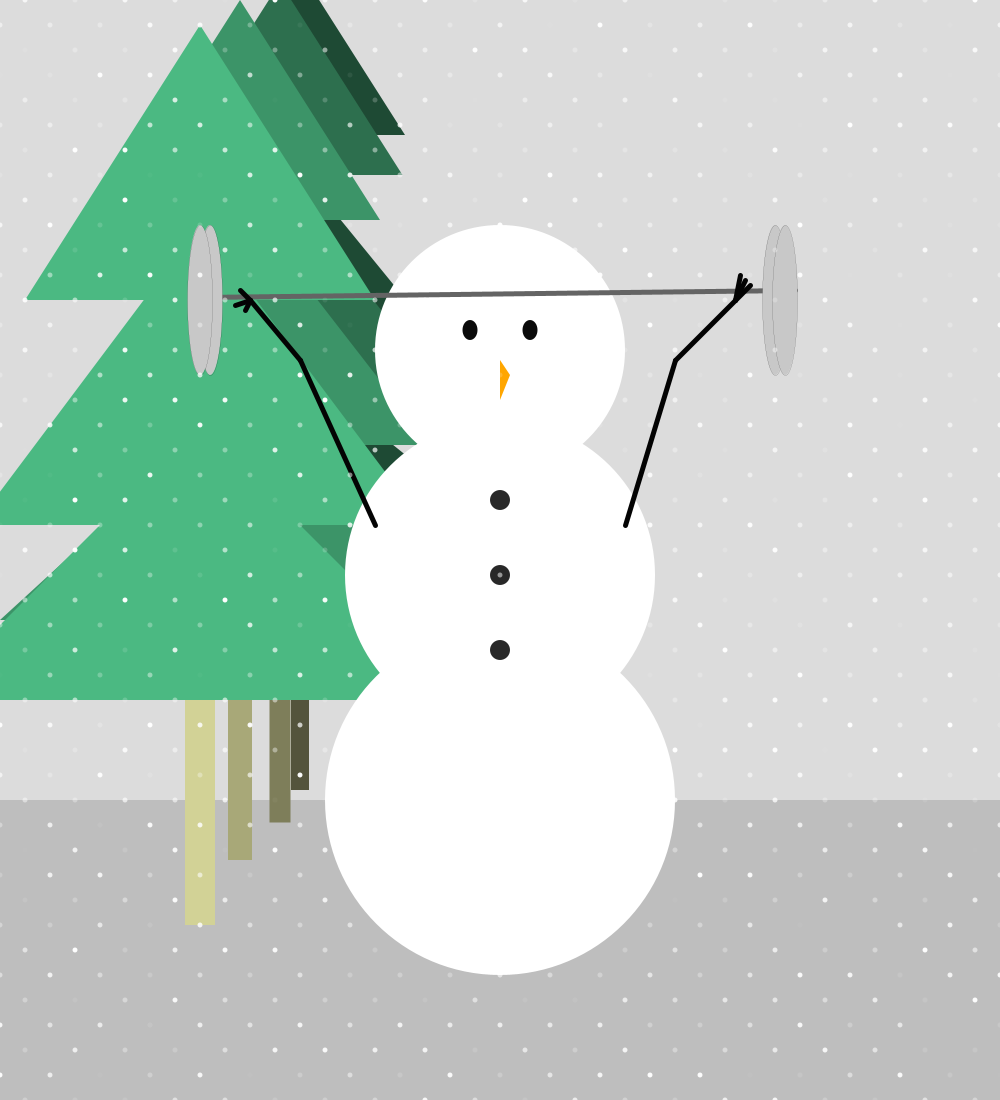
Frame 1 (no input)
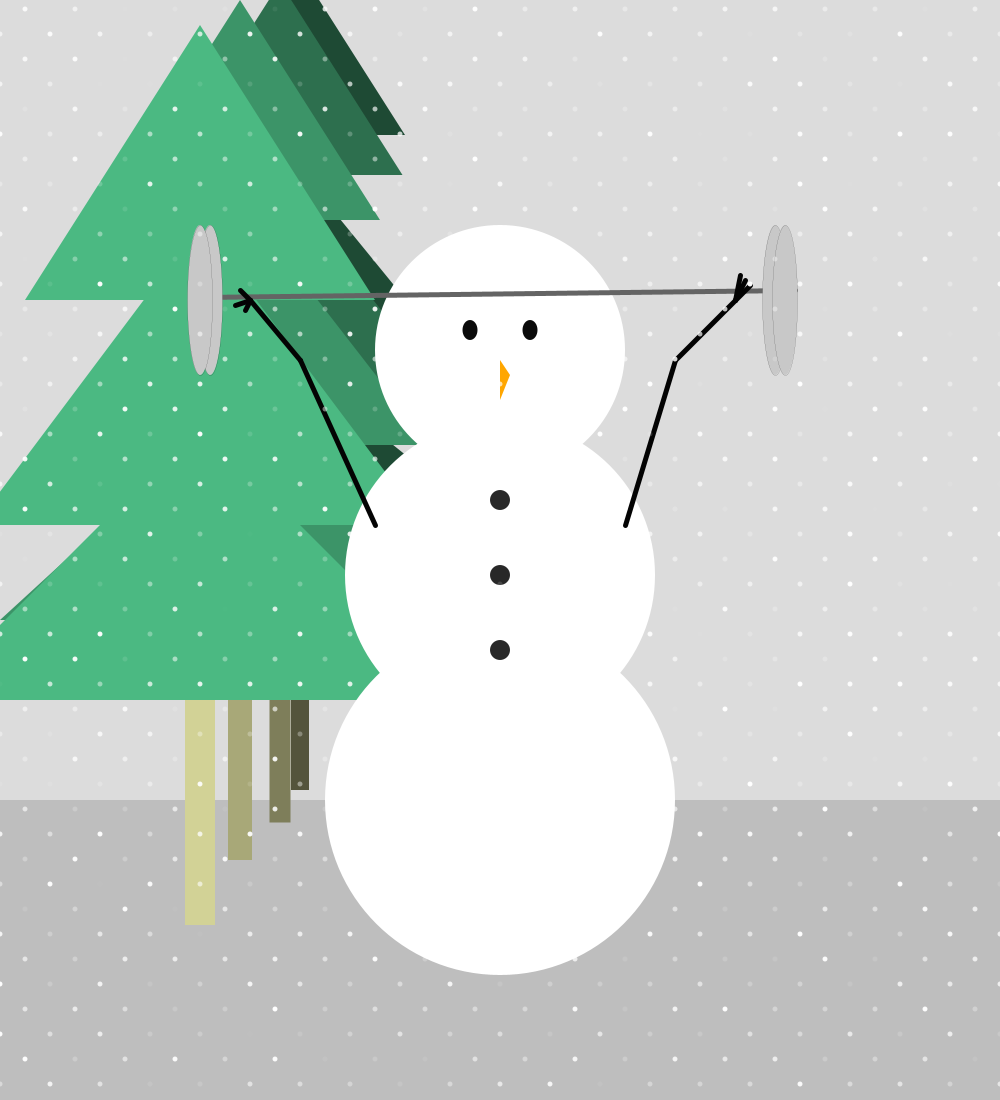
Frame 60 (the mouse pressed at the canvas centre just before this capture)
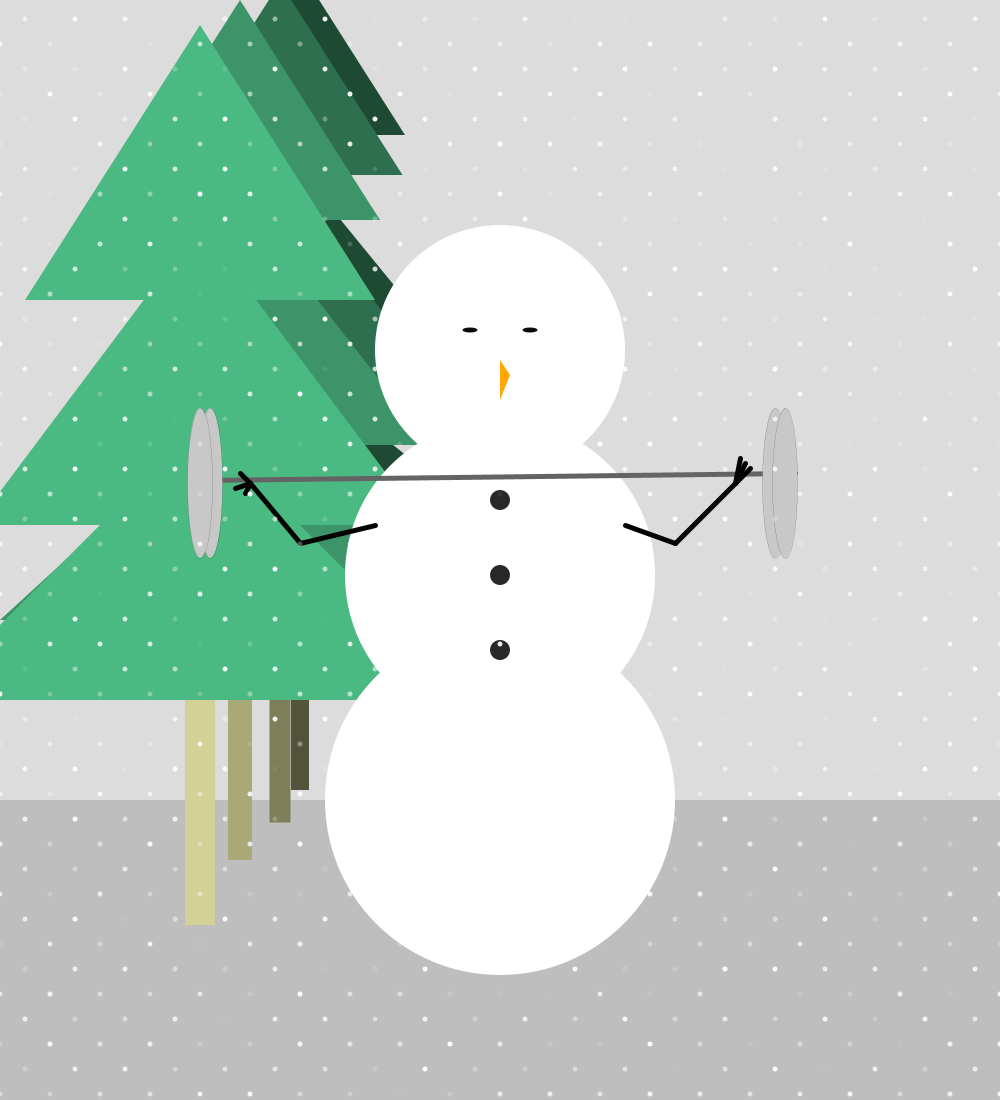
Frame 120 (the mouse held since frame 60 and released just before this capture)

The Processing sketch that drew these frames (run headless with seeded random() and noise(); from frame 60 on, the mouse is pressed at the canvas centre):

// Processing sketch: processing_40491
// ── processing_40491.pde


//animation variables
int liftHeight = 520;
int speed = 5;
int slowersSpeed = 1;

//tree variables
int sizeFactor = 1;
int triangleOrginX = 200;
int triangleOrginY= 25;
int eyeSize = 15;

//snowfall variables
int snowY=0;
float snowSize = random(1, 50);


void setup() {
  size(1000, 1100);  
  smooth();
}


void draw () {
    background(220);
  noStroke();
  liftHeight = ((mouseY/3)+300);

  if (liftHeight > 380) {
    eyeSize = 5;
  }  
  else {
    eyeSize = 20;
  }

  //ground
  fill(190);
  rect(0, 800, 1000, 400);

  //draw trees
  xmasTree(500, -50, .6, .4);
  xmasTree(400, -25, .7, .6);
  xmasTree(300, 0, .8, .8);
  xmasTree(200, 25, 1, 1);
  
 



snowman();

  //front snow
  noStroke();
  snow(5, 50);
  
  

}



  ////snow
  //    snow(5,25);

void snowman(){

fill(255);
  ellipse(500, 800, 350, 350);
  ellipse(500, 575, 310, 310);
  ellipse(500, 350, 250, 250);
  //face//
  fill(10);
  ellipse(470, 330, 15, eyeSize);
  ellipse(530, 330, 15, eyeSize);
  fill(255, 166, 0);
  triangle(500, 360, 510, 375, 500, 400);
  //button coat//
  fill(40);
  ellipse(500, 650, 20, 20);
  ellipse(500, 575, 20, 20);
  ellipse(500, 500, 20, 20);
  //barbells//
  stroke(100);
  strokeWeight(5);
  line(200, (liftHeight-3), 795, (liftHeight-10));
  stroke(0);
  strokeWeight(0);
  fill(200);
  ellipse(775, liftHeight, 25, 150);
  ellipse(785, liftHeight, 25, 150);
  ellipse(210, liftHeight, 25, 150);
  ellipse(200, liftHeight, 25, 150);
  //right arm/.
  stroke(3);
  strokeWeight(5);
  line(375, 525, 300, (liftHeight+60));
  line(300, (liftHeight+60), 250, liftHeight);
  line(250, liftHeight, 240, (510+(liftHeight-520)));
  line(250, liftHeight, 235, (525+(liftHeight-520)));
  line(250, liftHeight, 245, (530+(liftHeight-520)));
  //left arm//
  line(625, 525, 675, (liftHeight+60));
  line(675, (liftHeight+60), 735, liftHeight);
  line(735, (liftHeight), 745, (500+(liftHeight-520)));
  line(735, liftHeight, 750, (505+(liftHeight-520)));
  line(735, liftHeight, 740, (495+(liftHeight-520)));
}



void snow(int snowSize, int snowSpace) {
  int temp;//variable for alternating rows
  for (int snowX=0;snowX<=1000;snowX+=snowSpace)//row of snow
  { 
    for (int i=0;i<=9000;i+=(snowSpace/2))//column of snow
    {
      if (i%2==0)
        temp=(snowSpace/2);//odd rows have extra 25px spacing
      else
        temp=0;//even rows start from edge
      fill(255, random(0, 255));//Snow Fill
      ellipse(snowX+temp, snowY-i+1100, snowSize, snowSize);//drawing of each snowflake
    }
  }
  snowY++;//animation
}

//xmas tree function

void xmasTree(int triangleOrginX, int triangleOrginY, float sizeFactor, float colorFactor) {
  float tex = triangleOrginX*sizeFactor;
  float tey = triangleOrginY*sizeFactor;
  float rex = tex + (175*sizeFactor);
  float rey = tey + (275*sizeFactor);
  float lex = tex - (175*sizeFactor);
  float ley = tey + (275*sizeFactor);
  fill(210*colorFactor, 210*colorFactor, 150*colorFactor);
  rect((triangleOrginX-15)*sizeFactor, (triangleOrginY+200)*sizeFactor, 30*sizeFactor, 700);
  fill(75*colorFactor, 185*colorFactor, 130*colorFactor);
  triangle(tex, tey, rex, rey, lex, ley);
  triangle(tex, (tey+200), (rex+50), (rey+225), (lex-50), (ley+225));
  triangle(tex, (tey+400), (rex+100), (rey+400), (lex-100), (ley+400));
}
